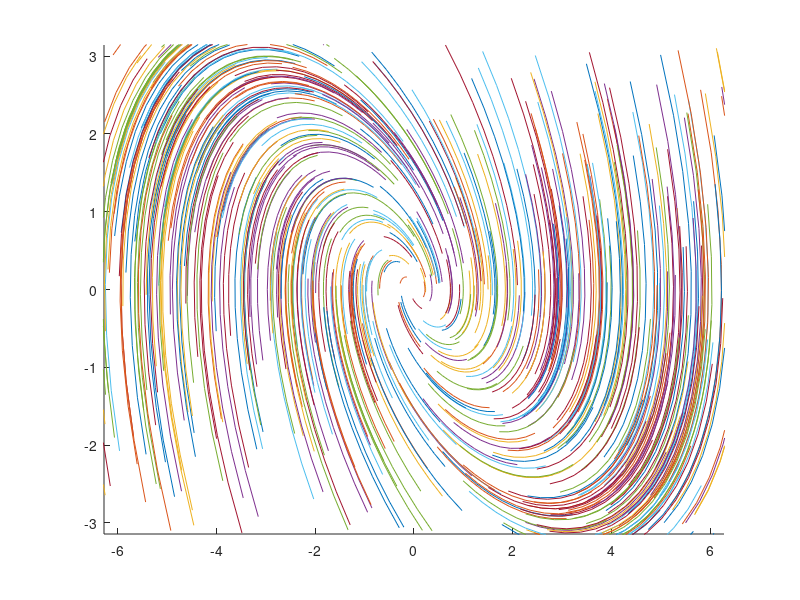

Write the MATLAB code that produced this figure.
## -*- texinfo -*-
## Draw a phase diagram.

1;
pbaspect([1 1 1]) % aspect ratio
xmin=-2*pi; xmax=2*pi;
ymin=-pi; ymax=pi;

% df = @(t,y) [y(2); (1 - y(1)^2) * y(2) - y(1)]; % Van der Pol
% df = @(t,y) [y(2); -y(1)]; % harmonic
df = @(t,y) [ y(2); -y(1)-y(2)  ]; % damped harmonic
%df = @(t,y) [sin(y(2)*pi); -cos(y(1)*pi)];

hold off
newplot
hold on
axis ([xmin xmax ymin ymax])

for n=1:500
  x0=(xmax-xmin)*rand() +xmin;
  y0=(ymax-ymin)*rand() +ymin;
  [t,y] = ode45(df, [0:0.1:1], [x0, y0]);
  X=y(:,1);
  Y=y(:,2);
  plot(X,Y)
endfor
